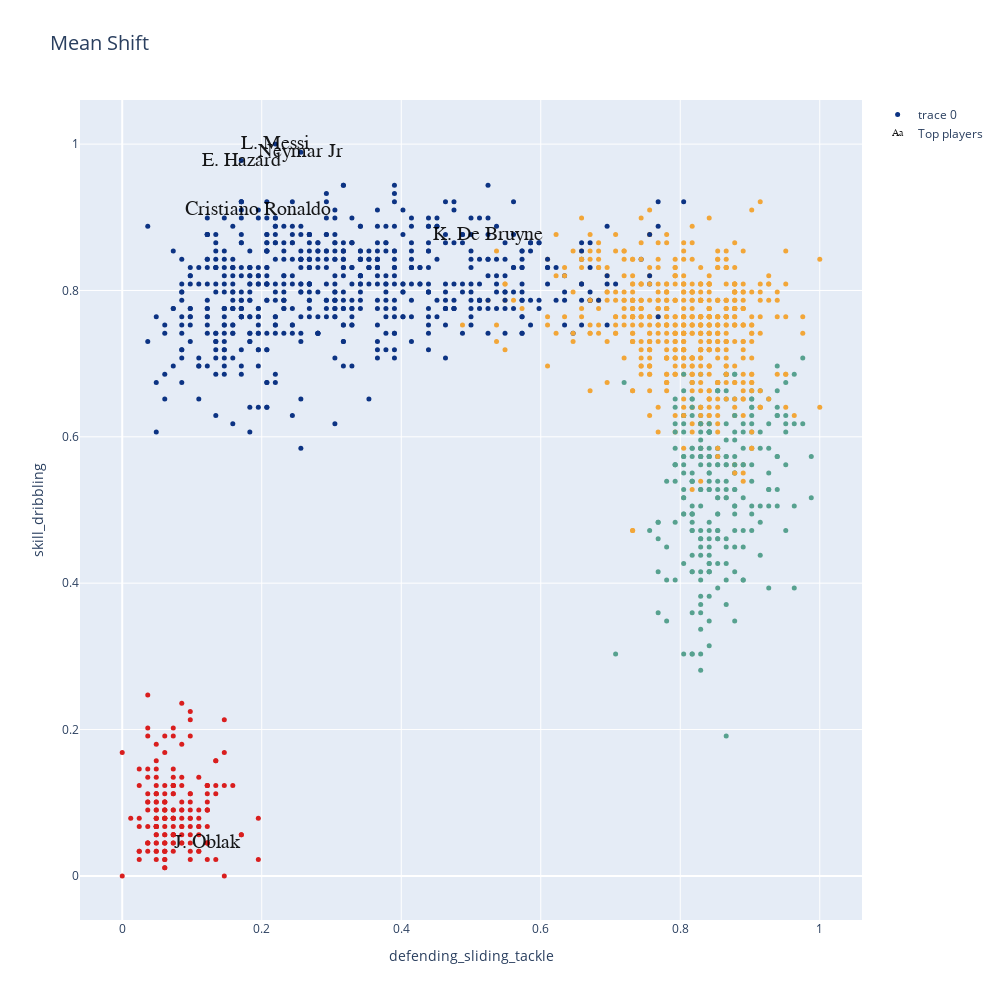

Notebook cell for this chart:
### Code cell
data=[]
bool_crack=df_n["overall"] > 90
bool_no_crack=df_n["overall"] < 91


#Eligo dos números entre 0 y  de n_skills-1
skill_1 = 28
skill_2 = 5


Ward_clusters = go.Scatter(x=df_skills[skill_1], y=df_skills[skill_2],
                           mode='markers',
                        text=df_n.loc[:,'team_position'],
                           marker=dict(
                                size=5,
                                color = clusters3.astype(np.float), #set color equal to a variable
                                colorscale='Portland',
                                showscale=False)
                           )

crack =go.Scatter(x=df_skills.loc[bool_crack,skill_1], y=df_skills.loc[bool_crack,skill_2],name='Top players',
                      text=df_n.loc[bool_crack,'short_name'],
                      textfont=dict(family='sans serif',size=20,color='black'),
                      opacity=0.9,mode='text')

data=[Ward_clusters,crack]

layout = go.Layout(title="Mean Shift",titlefont=dict(size=20),
                xaxis=dict(title=skills_ratings[skill_1]),
                yaxis=dict(title=skills_ratings[skill_2]),
                autosize=False, width=1000,height=1000)

fig = go.Figure(data=data, layout=layout)

iplot(fig)

### Figure 1 — Plotly figure (JSON) as saved in the notebook; plotly's stock layout.template omitted (floating-point values rounded to 4 significant figures; data arrays with more than 128 entries replaced by an {"elided": "..."} marker saying what was removed)
{"data": [{"marker": {"color": {"elided": "1615 int values"}, "colorscale": [[0, "rgb(12,51,131)"], [0.25, "rgb(10,136,186)"], [0.5, "rgb(242,211,56)"], [0.75, "rgb(242,143,56)"], [1, "rgb(217,30,30)"]], "showscale": false, "size": 5}, "mode": "markers", "text": {"elided": "1615 str values"}, "type": "scatter", "x": {"elided": "1615 float values"}, "y": {"elided": "1615 float values"}}, {"mode": "text", "name": "Top players", "opacity": 0.9, "text": ["L. Messi", "Cristiano Ronaldo", "Neymar Jr", "J. Oblak", "E. Hazard", "K. De Bruyne"], "textfont": {"color": "black", "family": "sans serif", "size": 20}, "type": "scatter", "x": [0.2195, 0.1951, 0.2561, 0.122, 0.1707, 0.5244], "y": [1, 0.9101, 0.9888, 0.04494, 0.9775, 0.8764]}], "layout": {"autosize": false, "height": 1000, "title": {"font": {"size": 20}, "text": "Mean Shift"}, "width": 1000, "xaxis": {"title": {"text": "defending_sliding_tackle"}}, "yaxis": {"title": {"text": "skill_dribbling"}}}}
